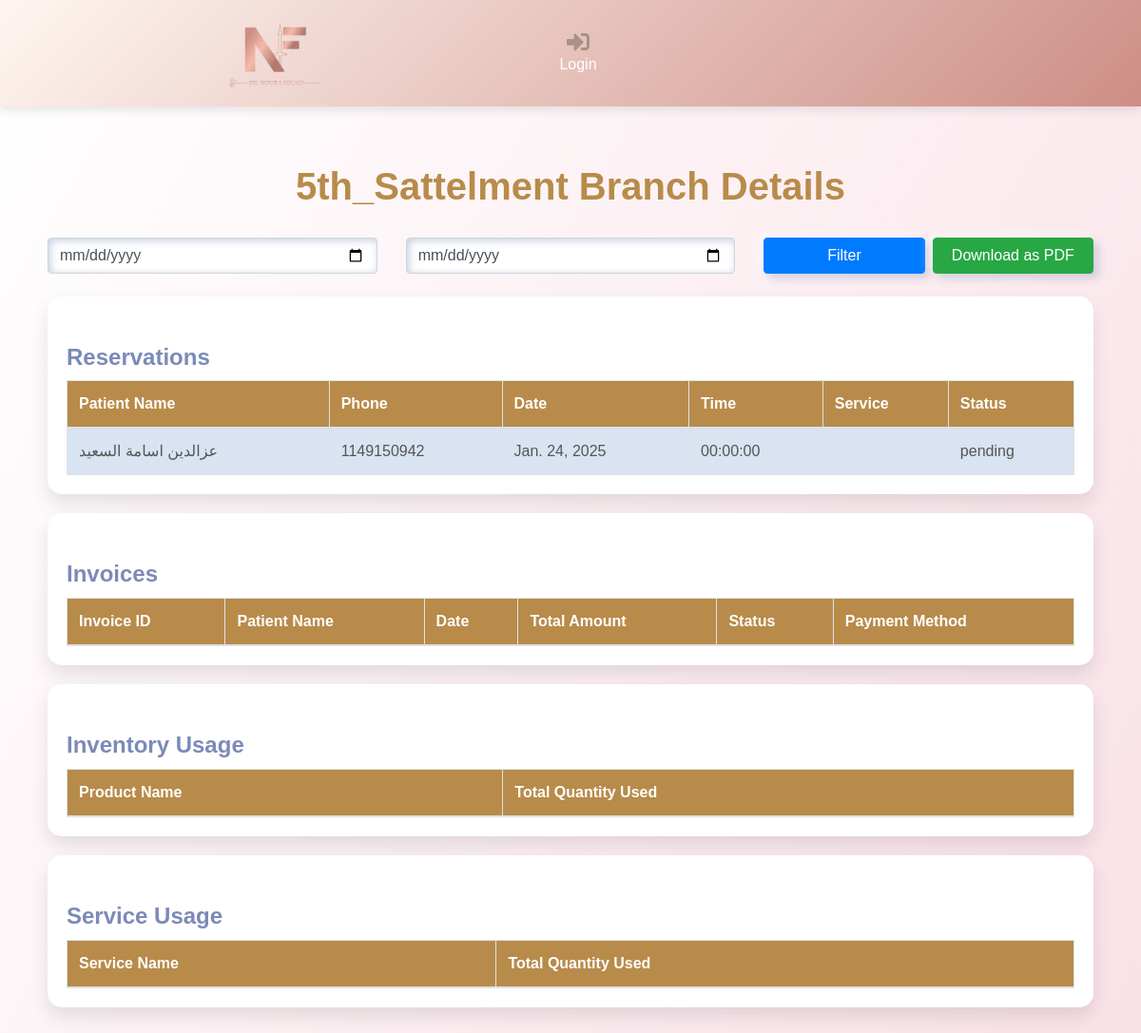
Page /fifeth_sattelmant_branch on the earlier database version.
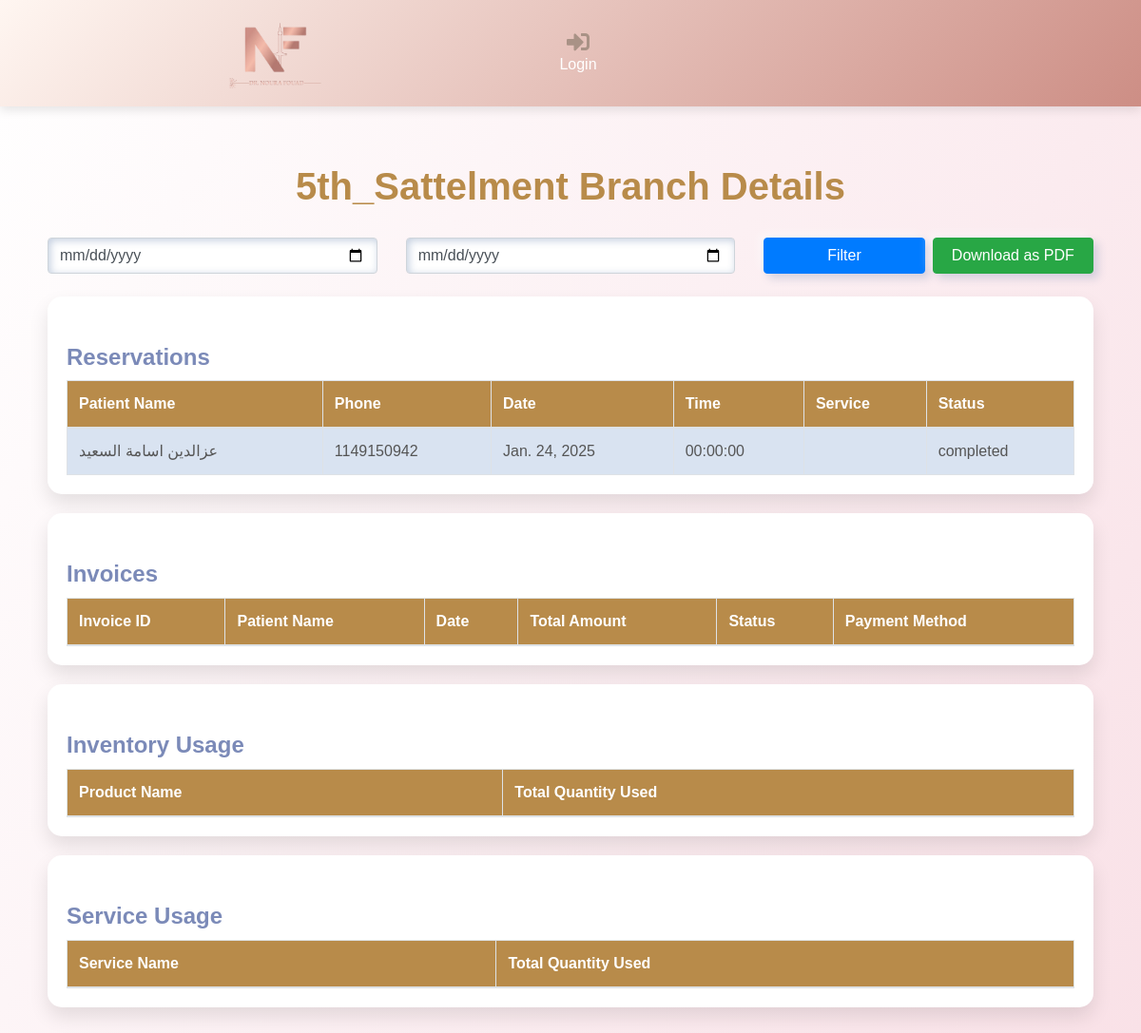
Same page on the later database version.
### webapp/models.py (models this page shows, shortened)
class Reserve(models.Model):
    STATUS_CHOICES = [
        ('completed', 'Completed'),
        ('pending', 'Pending'),
        ('cancelled', 'Cancelled'),
    ]
    BRANCH_CHOICES = [
        ('EL_Mohandsen', 'EL_Mohandsen'),
        ('5th_sattelment', '5th_sattelment'),
        ('Naser_city', 'Naser_city'),
    ]
    TYPE_CHOICES = [
        ('old', 'old'),
        ('new', 'new'),
    ]
    SERVICE_CHOICES = [
        ('SKINBOOSTER', 'Skinbooster'),
        ('FILLER', 'Filler'),
        ('DISSOLVING_FILLER', 'Dissolving Filler'),
        ('BOTOX', 'Botox'),
        ('RETOUCH', 'Retouch'),
        ('CONSULTATION', 'Consultation'),
        ('DERMA_PEN', 'Derma Pen'),
        ('LIP_FILLER', 'Lip Filler'),
        ('MESOTHERAPY', 'Mesotherapy'),
    ]
    patient_name = models.CharField(max_length=100)
    phone = models.CharField(max_length=100)
    type = models.CharField(max_length=100, choices=TYPE_CHOICES, default='old')
    date = models.DateField(default=timezone.now)
    time = models.CharField(max_length=10)
    services = models.CharField(default=list, max_length=1000)  # استخدام JSONField لتخزين قائمة الخدمات
    notes = models.CharField(max_length=1000, default='notes')
    created_at = models.DateTimeField(auto_now_add=True)
    status = models.CharField(max_length=10, choices=STATUS_CHOICES, default='pending')
    Branch = models.CharField(max_length=50, choices=BRANCH_CHOICES, default='Branch')
    class Meta:
        ordering = ['-created_at']

### webapp/views.py (the view, shortened to what this page needs)
# urls.py: path('fifeth_sattelmant_branch', views.fifeth_sattelmant_branch, name='fifeth_sattelmant_branch'),
def fifeth_sattelmant_branch(request):
    start_date = request.GET.get('start_date')
    end_date = request.GET.get('end_date')
    export_pdf = request.GET.get('export_pdf')
    if start_date and end_date:
        try:
            start_date = datetime.strptime(start_date, '%Y-%m-%d')
            end_date = datetime.strptime(end_date, '%Y-%m-%d')
            reservations = Reserve.objects.filter(Branch='5th_sattelment', date__range=[start_date, end_date])
            invoices = Payment.objects.filter(Branch='5th_sattelment', date__range=[start_date, end_date])
            inventory_usage = PaymentInventory.objects.filter(
                payment__Branch='5th_sattelment',
                payment__date__range=[start_date, end_date]
            ).values('inventory__item_name').annotate(total_quantity_used=Sum('quantity'))
            service_usage = PaymentService.objects.filter(
                payment__Branch='5th_sattelment',
                payment__date__range=[start_date, end_date]
            ).values('service__name').annotate(total_quantity_used=Sum('quantity'))
        except ValueError:
            reservations = Reserve.objects.filter(Branch='5th_sattelment')
            invoices = Payment.objects.filter(Branch='5th_sattelment')
            inventory_usage = PaymentInventory.objects.filter(payment__Branch='5th_sattelment').values(
                'inventory__item_name'
            ).annotate(total_quantity_used=Sum('quantity'))
            service_usage = PaymentService.objects.filter(payment__Branch='5th_sattelment').values(
                'service__name'
            ).annotate(total_quantity_used=Sum('quantity'))
    else:
        reservations = Reserve.objects.filter(Branch='5th_sattelment')
        invoices = Payment.objects.filter(Branch='5th_sattelment')
        inventory_usage = PaymentInventory.objects.filter(payment__Branch='5th_sattelment').values(
            'inventory__item_name'
        ).annotate(total_quantity_used=Sum('quantity'))
        service_usage = PaymentService.objects.filter(payment__Branch='5th_sattelment').values(
            'service__name'
        ).annotate(total_quantity_used=Sum('quantity'))
    context = {
        'reservations': reservations,
        'invoices': invoices,
        'inventory_usage': inventory_usage,
        'service_usage': service_usage,
        'start_date': start_date.strftime('%Y-%m-%d') if start_date else '',
        'end_date': end_date.strftime('%Y-%m-%d') if end_date else ''
    }
    return render(request, 'web/fifeth_sattelmant_branch.html', context)

### templates/web/fifeth_sattelmant_branch.html (shortened to what the changed rows need)
{% extends 'base.html' %}
{% block content %}
<!DOCTYPE html>
<html lang="en">
<head>
    <link rel="stylesheet" href="https://stackpath.bootstrapcdn.com/bootstrap/4.5.2/css/bootstrap.min.css">
    <link rel="stylesheet" href="https://cdnjs.cloudflare.com/ajax/libs/font-awesome/5.15.4/css/all.min.css">
</head>
<body>
    <div class="container">
        <h1 class="text-center">5th_Sattelment Branch Details</h1>
        <div class="card">
            <div class="card-body">
                <div class="table-responsive">
                    <table class="table table-bordered">
                        <thead>
                            <tr>
                                <th>Patient Name</th>
                                <th>Phone</th>
                                <th>Date</th>
                                <th>Time</th>
                                <th>Service</th>
                                <th>Status</th>
                            </tr>
                        </thead>
                        <tbody>
                            {% for reservation in reservations %}
                            <tr>
                                <td>{{ reservation.patient_name }}</td>
                                <td>{{ reservation.phone }}</td>
                                <td>{{ reservation.date }}</td>
                                <td>{{ reservation.time }}</td>
                                <td>{{ reservation.service }}</td>
                                <td>{{ reservation.status }}</td>
                            </tr>
                            {% endfor %}
                        </tbody>
                    </table>
                </div>
            </div>
        </div>
        <div class="card">
            <div class="card-body">
                <div class="table-responsive">
                    <table class="table table-bordered">
                        <thead>
                            <tr>
                                <th>Invoice ID</th>
                                <th>Patient Name</th>
                                <th>Date</th>
                                <th>Total Amount</th>
                                <th>Status</th>
                                <th>Payment Method</th>
                            </tr>
                        </thead>
                    </table>
                </div>
            </div>
        </div>
        <div class="card">
            <div class="card-body">
                <div class="table-responsive">
                    <table class="table table-bordered">
                        <thead>
                            <tr>
                                <th>Product Name</th>
                                <th>Total Quantity Used</th>
                            </tr>
                        </thead>
                    </table>
                </div>
            </div>
        </div>
        <div class="card">
            <div class="card-body">
                <div class="table-responsive">
                    <table class="table table-bordered">
                        <thead>
                            <tr>
                                <th>Service Name</th>
                                <th>Total Quantity Used</th>
                            </tr>
                        </thead>
                    </table>
                </div>
            </div>
        </div>
    </div>
</body>
</html>
{% endblock %}

Differences in the rows shown:
changed Reserve "عزالدين اسامة السعيد": status "pending" → "completed"
